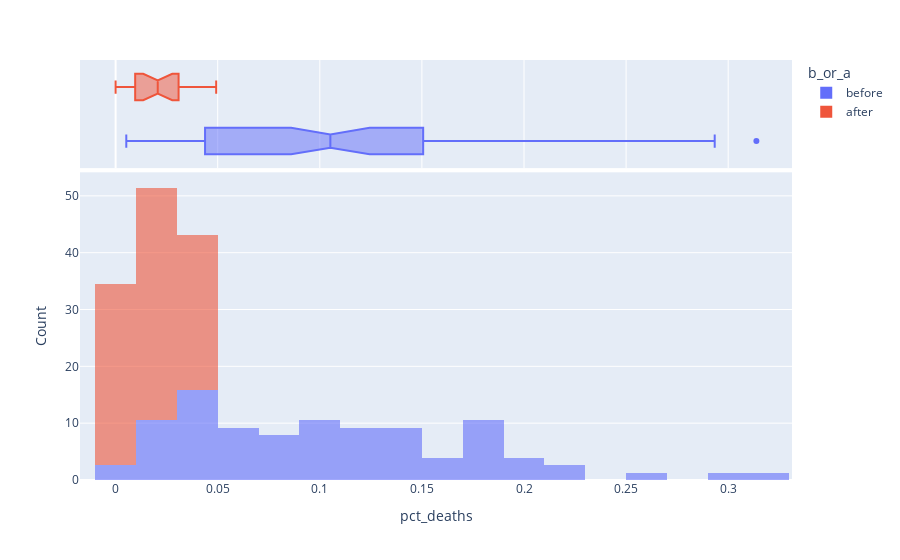

The code cell stored with this chart in its notebook:
### Markdown cell above
### Use Histograms to Visualise the Monthly Distribution of Outcomes

**Challenge**: Create a [plotly histogram](https://plotly.com/python/histograms/) to show the monthly percentage of deaths. 

* Use docs to check out the available parameters. Use the [`color` parameter](https://plotly.github.io/plotly.py-docs/generated/plotly.express.histogram.html) to display two overlapping histograms.
* The time period of handwashing is shorter than not handwashing. Change `histnorm` to `percent` to make the time periods comparable. 
* Make the histograms slighlty transparent
* Experiment with the number of bins on the histogram. Which number work well in communicating the range of outcomes?
* Just for fun, display your box plot on the top of the histogram using the `marginal` parameter.

### Code cell
fig = px.histogram(df_monthly, x='pct_deaths',
                   color='b_or_a',
                   histnorm='percent',
                   nbins=30,
                   marginal='box',
                   opacity=0.6)
fig.update_layout(yaxis_title='Count')
fig.show()

### Figure 1 — Plotly figure (JSON) as saved in the notebook; plotly's stock layout.template omitted (floating-point values rounded to 4 significant figures)
{"data": [{"alignmentgroup": "True", "bingroup": "x", "histnorm": "percent", "hovertemplate": "b_or_a=before<br>pct_deaths=%{x}<br>percent=%{y}<extra></extra>", "legendgroup": "before", "marker": {"color": "#636efa", "opacity": 0.6, "pattern": {"shape": ""}}, "name": "before", "nbinsx": 30, "offsetgroup": "before", "orientation": "v", "showlegend": true, "type": "histogram", "x": [0.1457, 0.07531, 0.04332, 0.01569, 0.007843, 0.05, 0.08421, 0.01351, 0.01878, 0.1102, 0.2255, 0.2085, 0.1222, 0.1023, 0.1074, 0.03226, 0.06593, 0.2078, 0.2546, 0.1839, 0.2934, 0.2297, 0.3138, 0.1912, 0.1597, 0.1241, 0.1193, 0.06098, 0.04082, 0.005236, 0.01554, 0.02262, 0.176, 0.07143, 0.08051, 0.1516, 0.1128, 0.1703, 0.1731, 0.05833, 0.02679, 0.04369, 0.0632, 0.01224, 0.03226, 0.1102, 0.1055, 0.07591, 0.04745, 0.04452, 0.04231, 0.04392, 0.07143, 0.06122, 0.03586, 0.1055, 0.1484, 0.1094, 0.1049, 0.1339, 0.1809, 0.1543, 0.1897, 0.1344, 0.1015, 0.131, 0.1806, 0.1439, 0.1496, 0.1077, 0.05369, 0.03215, 0.01923, 0.03607, 0.1827, 0.1224], "xaxis": "x", "yaxis": "y"}, {"alignmentgroup": "True", "hovertemplate": "b_or_a=before<br>pct_deaths=%{x}<extra></extra>", "legendgroup": "before", "marker": {"color": "#636efa"}, "name": "before", "notched": true, "offsetgroup": "before", "showlegend": false, "type": "box", "x": [0.1457, 0.07531, 0.04332, 0.01569, 0.007843, 0.05, 0.08421, 0.01351, 0.01878, 0.1102, 0.2255, 0.2085, 0.1222, 0.1023, 0.1074, 0.03226, 0.06593, 0.2078, 0.2546, 0.1839, 0.2934, 0.2297, 0.3138, 0.1912, 0.1597, 0.1241, 0.1193, 0.06098, 0.04082, 0.005236, 0.01554, 0.02262, 0.176, 0.07143, 0.08051, 0.1516, 0.1128, 0.1703, 0.1731, 0.05833, 0.02679, 0.04369, 0.0632, 0.01224, 0.03226, 0.1102, 0.1055, 0.07591, 0.04745, 0.04452, 0.04231, 0.04392, 0.07143, 0.06122, 0.03586, 0.1055, 0.1484, 0.1094, 0.1049, 0.1339, 0.1809, 0.1543, 0.1897, 0.1344, 0.1015, 0.131, 0.1806, 0.1439, 0.1496, 0.1077, 0.05369, 0.03215, 0.01923, 0.03607, 0.1827, 0.1224], "xaxis": "x2", "yaxis": "y2"}, {"alignmentgroup": "True", "bingroup": "x", "histnorm": "percent", "hovertemplate": "b_or_a=after<br>pct_deaths=%{x}<br>percent=%{y}<extra></extra>", "legendgroup": "after", "marker": {"color": "#EF553B", "opacity": 0.6, "pattern": {"shape": ""}}, "name": "after", "nbinsx": 30, "offsetgroup": "after", "orientation": "v", "showlegend": true, "type": "histogram", "x": [0.02239, 0.012, 0.01894, 0.0458, 0.03957, 0.04472, 0.0293, 0.03534, 0.006873, 0, 0.006557, 0.009585, 0.01136, 0.003717, 0, 0.009615, 0.02341, 0.02903, 0.0134, 0.02233, 0.03085, 0.04926], "xaxis": "x", "yaxis": "y"}, {"alignmentgroup": "True", "hovertemplate": "b_or_a=after<br>pct_deaths=%{x}<extra></extra>", "legendgroup": "after", "marker": {"color": "#EF553B"}, "name": "after", "notched": true, "offsetgroup": "after", "showlegend": false, "type": "box", "x": [0.02239, 0.012, 0.01894, 0.0458, 0.03957, 0.04472, 0.0293, 0.03534, 0.006873, 0, 0.006557, 0.009585, 0.01136, 0.003717, 0, 0.009615, 0.02341, 0.02903, 0.0134, 0.02233, 0.03085, 0.04926], "xaxis": "x2", "yaxis": "y2"}], "layout": {"barmode": "relative", "legend": {"title": {"text": "b_or_a"}, "tracegroupgap": 0}, "margin": {"t": 60}, "xaxis": {"anchor": "y", "domain": [0, 1], "title": {"text": "pct_deaths"}}, "xaxis2": {"anchor": "y2", "domain": [0, 1], "matches": "x", "showgrid": true, "showticklabels": false}, "yaxis": {"anchor": "x", "domain": [0, 0.7326], "title": {"text": "Count"}}, "yaxis2": {"anchor": "x2", "domain": [0.7426, 1], "matches": "y2", "showgrid": false, "showline": false, "showticklabels": false, "ticks": ""}}}
